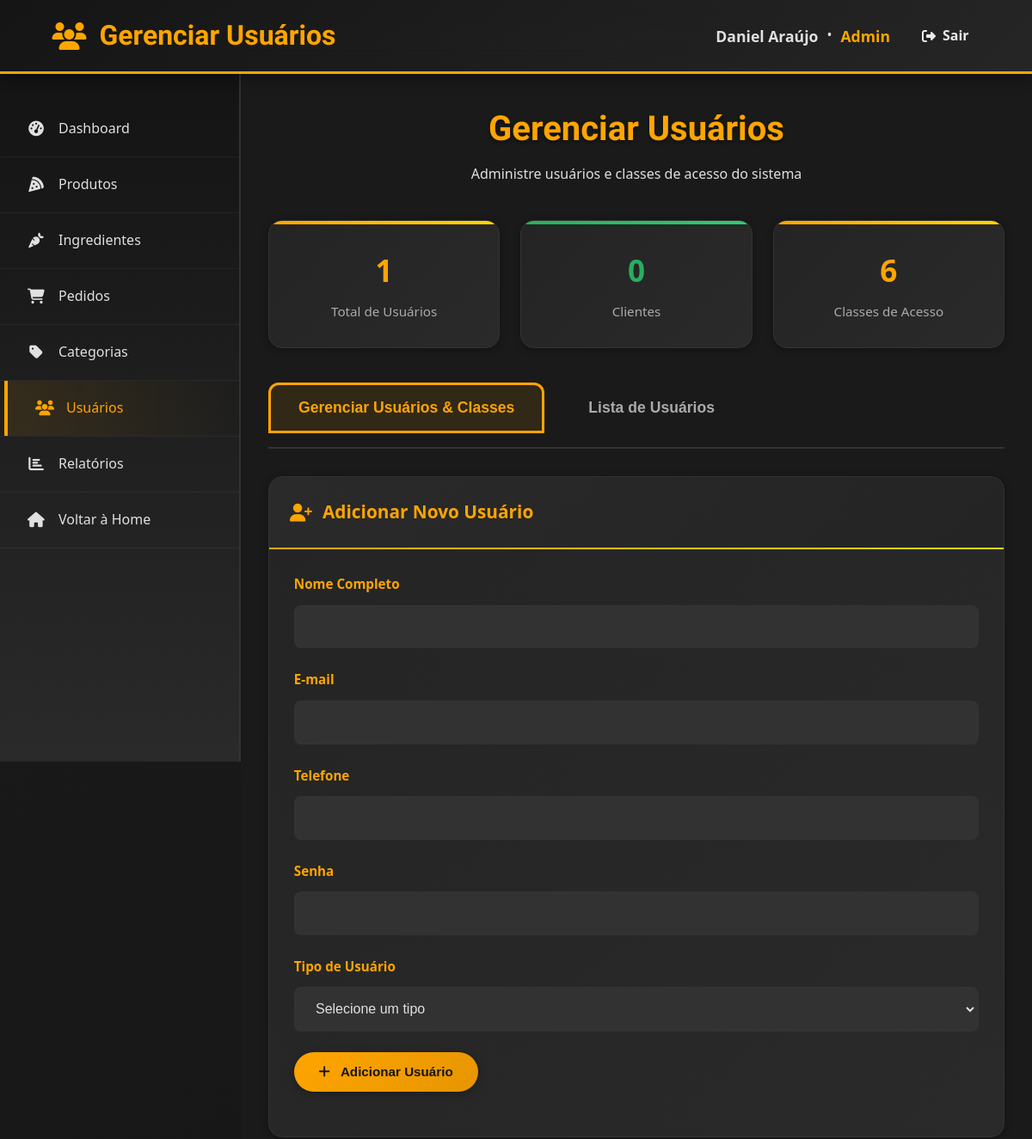
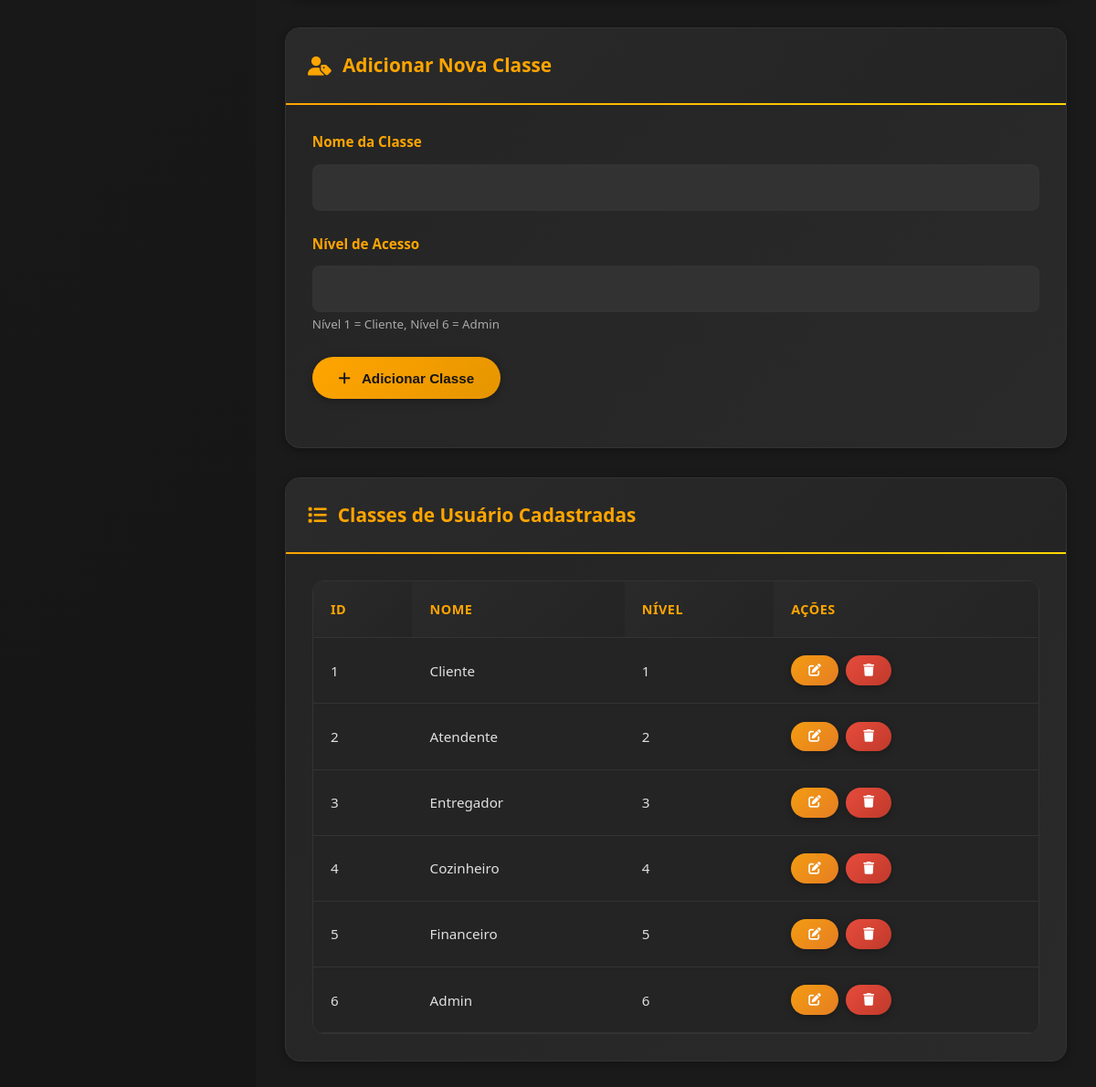
/restrito/funcionario/usuarios.php (signed in), run on the app's committed database (2 pictures, top to bottom).
### tables this page shows
CREATE TABLE user_classes (
    id              INT NOT NULL AUTO_INCREMENT PRIMARY KEY,
    nome            VARCHAR (45) NOT NULL,
    nivel           INT NOT NULL
);

### restrito/funcionario/usuarios.php (the view, shortened to what this page needs)
<?php
include "../conexao.php";
$sql_classes = "SELECT * FROM user_classes ORDER BY nivel";
$result_classes = mysqli_query($conn, $sql_classes);
$classes = mysqli_fetch_all($result_classes, MYSQLI_ASSOC);
$sql_estatisticas = "SELECT
    COUNT(*) as total_usuarios,
    SUM(CASE WHEN uc.nivel = 1 THEN 1 ELSE 0 END) as total_clientes,
    SUM(CASE WHEN uc.nivel > 1 THEN 1 ELSE 0 END) as total_funcionarios
    FROM users u
    LEFT JOIN user_classes uc ON u.class_id = uc.id";
$result_estatisticas = mysqli_query($conn, $sql_estatisticas);
$estatisticas = mysqli_fetch_assoc($result_estatisticas);
$total_usuarios = $estatisticas['total_usuarios'];
$total_clientes = $estatisticas['total_clientes'];
?>
<!DOCTYPE html>
<html lang="pt-BR">
<head>
    <link rel="stylesheet" href="https://cdnjs.cloudflare.com/ajax/libs/font-awesome/6.0.0/css/all.min.css">
    <link rel="stylesheet" href="../assets/css/funcionario.css">
</head>
<body>
    <header class="admin-header">
        <nav class="admin-nav">
            <div class="admin-logo">
                <h1><i class="fa-solid fa-users"></i> Gerenciar Usuários</h1>
            </div>
            <div class="admin-user">
                <div class="admin-user-info">
                    <div class="admin-user-name"><?php echo htmlspecialchars($_SESSION['nome']); ?></div>
                    &bull;
                    <div class="admin-user-role"><?php echo htmlspecialchars($_SESSION['class_nome']); ?></div>
                </div>
                <a href="../../logout.php" class="logout-btn">
                    <i class="fas fa-sign-out-alt"></i> Sair
                </a>
            </div>
        </nav>
    </header>
    <div class="admin-container">
        <aside class="admin-sidebar">
            <ul class="admin-menu">
                <li><a href="index.php"><i class="fas fa-tachometer-alt"></i> Dashboard</a></li>
                <li><a href="produtos.php"><i class="fas fa-pizza-slice"></i> Produtos</a></li>
                <li><a href="ingredientes.php"><i class="fas fa-carrot"></i> Ingredientes</a></li>
                <li><a href="pedidos.php"><i class="fas fa-shopping-cart"></i> Pedidos</a></li>
                <li><a href="categorias.php"><i class="fas fa-tag"></i> Categorias</a></li>
                <li><a href="#" class="active"><i class="fas fa-users"></i> Usuários</a></li>
                <li><a href="relatorios.php"><i class="fas fa-chart-bar"></i> Relatórios</a></li>
                <li><a href="../index.php"><i class="fas fa-home"></i> Voltar à Home</a></li>
            </ul>
        </aside>
        <main class="admin-content">
            <div class="page-header">
                <div>
                    <h1 class="page-title">Gerenciar Usuários</h1>
                    <p>Administre usuários e classes de acesso do sistema</p>
                </div>
            </div>
            <div class="stats-cards">
                <div class="stat-card">
                    <span class="stat-number"><?php echo $total_usuarios; ?></span>
                    <span class="stat-label">Total de Usuários</span>
                </div>
                <div class="stat-card success">
                    <span class="stat-number"><?php echo $total_clientes; ?></span>
                    <span class="stat-label">Clientes</span>
                </div>
                <div class="stat-card">
                    <span class="stat-number"><?php echo count($classes); ?></span>
                    <span class="stat-label">Classes de Acesso</span>
                </div>
            </div>
            <div class="pedidos-tabs">
                <button class="tab-btn active" data-tab="crud">Gerenciar Usuários & Classes</button>
                <button class="tab-btn" data-tab="lista">Lista de Usuários</button>
            </div>
            <div id="tab-crud" class="tab-content active">
                <div class="admin-sections">
                    <section class="section-card">
                        <div class="section-header">
                            <h2><i class="fas fa-user-plus"></i>
                                <span id="formUsuarioTitle">Adicionar Novo Usuário</span>
                            </h2>
                        </div>
                        <div class="section-content">
                            <form method="POST" id="usuarioForm">
                                <div class="form-group">
                                    <label for="nome">Nome Completo</label>
                                    <input type="text" class="form-control" id="nome" name="nome" required>
                                </div>
                                <div class="form-group">
                                    <label for="email">E-mail</label>
                                    <input type="email" class="form-control" id="email" name="email" required>
                                </div>
                                <div class="form-group">
                                    <label for="telefone">Telefone</label>
                                    <input type="text" class="form-control" id="telefone" name="telefone" required>
                                </div>
                                <div class="form-group">
                                    <label for="senha">
                                        <span id="senhaLabel">Senha</span>
                                    </label>
                                    <input type="password" class="form-control" id="senha" name="senha">
                                </div>
                                <div class="form-group">
                                    <label for="class_id">Tipo de Usuário</label>
                                    <select class="form-control" id="class_id" name="class_id" required>
                                        <option value="">Selecione um tipo</option>
                                    </select>
                                </div>
                                <div class="form-group">
                                    <button type="submit" name="adicionar_usuario" class="btn btn-primary" id="submitUsuarioBtn">
                                        <i class="fas fa-plus"></i> Adicionar Usuário
                                    </button>
                                </div>
                            </form>
                        </div>
                    </section>
                    <section class="section-card">
                        <div class="section-header">
                            <h2><i class="fas fa-user-tag"></i>
                                <span id="formClasseTitle">Adicionar Nova Classe</span>
                            </h2>
                        </div>
                        <div class="section-content">
                            <form method="POST" id="classeForm">
                                <div class="form-group">
                                    <label for="nome_classe">Nome da Classe</label>
                                    <input type="text" class="form-control" id="nome_classe" name="nome" required>
                                </div>
                                <div class="form-group">
                                    <label for="nivel">Nível de Acesso</label>
                                    <input type="number" class="form-control" id="nivel" name="nivel" min="1" max="10" required>
                                    <small style="color: var(--text-muted);">Nível 1 = Cliente, Nível 6 = Admin</small>
                                </div>
                                <div class="form-group">
                                    <button type="submit" name="adicionar_classe" class="btn btn-primary" id="submitClasseBtn">
                                        <i class="fas fa-plus"></i> Adicionar Classe
                                    </button>
                                </div>
                            </form>
                        </div>
                    </section>
                </div>
                <section class="section-card" style="margin-top: 2rem;">
                    <div class="section-header">
                        <h2><i class="fas fa-list"></i> Classes de Usuário Cadastradas</h2>
                    </div>
                    <div class="section-content">
                        <div class="table-container">
                            <table>
                                <thead>
                                    <tr>
                                        <th>ID</th>
                                        <th>Nome</th>
                                        <th>Nível</th>
                                        <th>Ações</th>
                                    </tr>
                                </thead>
                                <tbody>
                                    <?php foreach ($classes as $classe): ?>
                                        <tr>
                                            <td><?php echo $classe['id']; ?></td>
                                            <td><?php echo htmlspecialchars($classe['nome']); ?></td>
                                            <td><?php echo $classe['nivel']; ?></td>
                                            <td>
                                                <div class="actions">
                                                    <button class="btn btn-warning btn-sm"
                                                        onclick="editarClasse(<?php echo $classe['id']; ?>)"
                                                        title="Editar">
                                                        <i class="fas fa-edit"></i>
                                                    </button>
                                                    <button class="btn btn-danger btn-sm"
                                                        onclick="confirmarExclusaoClasse(<?php echo $classe['id']; ?>, '<?php echo htmlspecialchars($classe['nome']); ?>')"
                                                        title="Excluir">
                                                        <i class="fas fa-trash"></i>
                                                    </button>
                                                </div>
                                            </td>
                                        </tr>
                                    <?php endforeach; ?>
                                </tbody>
                            </table>
                        </div>
                    </div>
                </section>
            </div>
        </main>
    </div>
</body>
</html>

### data on the page
user_classes: id "1", nome "Cliente", nivel "1"
user_classes: id "2", nome "Atendente", nivel "2"
user_classes: id "3", nome "Entregador", nivel "3"
user_classes: id "4", nome "Cozinheiro", nivel "4"
user_classes: id "5", nome "Financeiro", nivel "5"
user_classes: id "6", nome "Admin", nivel "6"

### other printed values
$_SESSION['nome'] "Daniel Araújo"
$_SESSION['class_nome'] "Admin"
$total_usuarios "1"
$total_clientes "0"
count($classes) "6"
